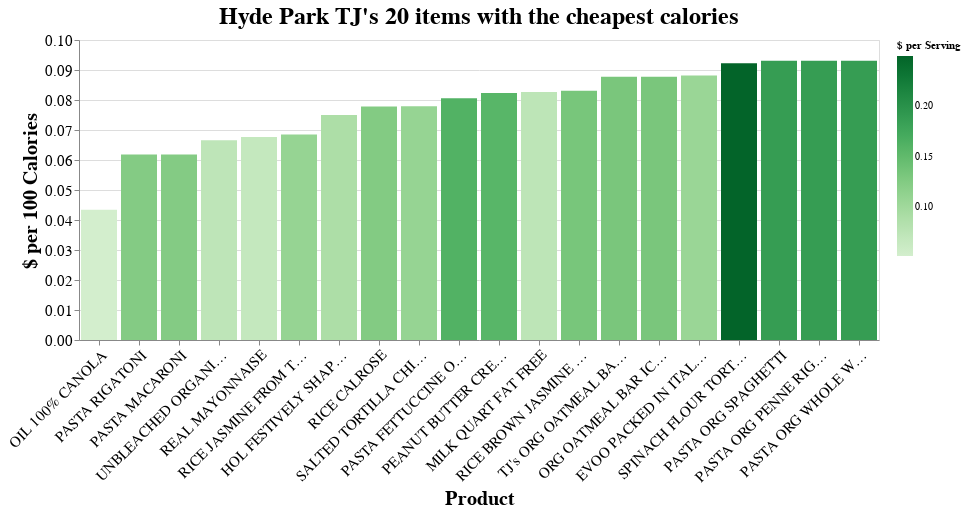

Notebook code cell kept with this figure:
### Markdown cell above
### Hyde Park Viz

### Code cell
import altair as alt

# alt.Chart(tjhp_clean).mark_point().encode(
#     x='price_usd',
#     y='calories_per_container',
#     color='calories_per_serving',
#     tooltip=['sku', 'name']
# ).interactive()

# https://github.com/vega/altair/issues/1245
# How to disable automatic alphabetic sorting of x value
alt.Chart(tjhp_clean.sort(by='dollars_per_calorie', descending=False).head(20)).mark_bar().encode(
    # x='name',
    x=alt.X('name', title='Product', type='nominal', sort=None, axis=alt.Axis(labelAngle=-45)),
    y=alt.Y(field='dollars_per_100calorie', type='quantitative', title='$ per 100 Calories'),
    color=alt.Color('dollars_per_serving', title='$ per Serving').scale(scheme="greens"),
    tooltip=['sku', 'name', 'price_usd', 'dollars_per_calorie', 'servings_per_container']
).transform_calculate(
    dollars_per_100calorie='datum.dollars_per_calorie * 100' # Calculate the new field
).interactive(

).properties(
    title='Hyde Park TJ\'s 20 items with the cheapest calories',
    width=800,
    height=300
).configure_title(
    fontSize=24,
    # font='IMPACT',
    anchor='middle',
    color='black'
).configure_axis(
    labelFontSize=15,
    titleFontSize=20
)

# tjhp_clean.columns

### Figure 1 — Vega-Lite specification as saved in the notebook (floating-point values rounded to 4 significant figures)
{"config": {"view": {"continuousWidth": 300, "continuousHeight": 300}, "axis": {"labelFontSize": 15, "titleFontSize": 20}, "title": {"anchor": "middle", "color": "black", "fontSize": 24}}, "data": {"name": "data-781043010ee570d98f2c574028608284"}, "mark": {"type": "bar"}, "encoding": {"color": {"field": "dollars_per_serving", "scale": {"scheme": "greens"}, "title": "$ per Serving", "type": "quantitative"}, "tooltip": [{"field": "sku", "type": "nominal"}, {"field": "name", "type": "nominal"}, {"field": "price_usd", "type": "quantitative"}, {"field": "dollars_per_calorie", "type": "quantitative"}, {"field": "servings_per_container", "type": "quantitative"}], "x": {"axis": {"labelAngle": -45}, "field": "name", "sort": null, "title": "Product", "type": "nominal"}, "y": {"field": "dollars_per_100calorie", "title": "$ per 100 Calories", "type": "quantitative"}}, "height": 300, "params": [{"name": "param_70", "select": {"type": "interval", "encodings": ["x", "y"]}, "bind": "scales"}], "title": "Hyde Park TJ's 20 items with the cheapest calories", "transform": [{"calculate": "datum.dollars_per_calorie * 100", "as": "dollars_per_100calorie"}], "width": 800, "$schema": "https://vega.github.io/schema/vega-lite/v5.20.1.json", "datasets": {"data-781043010ee570d98f2c574028608284": [{"sku": "052029", "name": "OIL 100% CANOLA", "calories_per_dollar": 2304.0, "dollars_per_calorie": 0.0004341, "price_usd": 3.49, "calories_per_container": 8040.0, "calories_per_serving": 120.0, "servings_per_container": 67.0, "dollars_per_serving": 0.05209}, {"sku": "095389", "name": "PASTA RIGATONI", "calories_per_dollar": 1616.0, "dollars_per_calorie": 0.0006188, "price_usd": 0.99, "calories_per_container": 1600.0, "calories_per_serving": 200.0, "servings_per_container": 8.0, "dollars_per_serving": 0.1237}, {"sku": "051153", "name": "PASTA MACARONI", "calories_per_dollar": 1616.0, "dollars_per_calorie": 0.0006188, "price_usd": 0.99, "calories_per_container": 1600.0, "calories_per_serving": 200.0, "servings_per_container": 8.0, "dollars_per_serving": 0.1237}, {"sku": "069793", "name": "UNBLEACHED ORGANIC AP FLOUR", "calories_per_dollar": 1503.0, "dollars_per_calorie": 0.0006655, "price_usd": 5.49, "calories_per_container": 8250.0, "calories_per_serving": 110.0, "servings_per_container": 75.0, "dollars_per_serving": 0.0732}, {"sku": "001482", "name": "REAL MAYONNAISE", "calories_per_dollar": 1479.0, "dollars_per_calorie": 0.0006763, "price_usd": 3.99, "calories_per_container": 5900.0, "calories_per_serving": 100.0, "servings_per_container": 59.0, "dollars_per_serving": 0.06763}, {"sku": "052252", "name": "RICE JASMINE FROM THAILAND", "calories_per_dollar": 1459.0, "dollars_per_calorie": 0.0006854, "price_usd": 3.29, "calories_per_container": 4800.0, "calories_per_serving": 160.0, "servings_per_container": 30.0, "dollars_per_serving": 0.1097}, {"sku": "079176", "name": "HOL FESTIVELY SHAPED PRETZELS", "calories_per_dollar": 1333.0, "dollars_per_calorie": 0.00075, "price_usd": 0.99, "calories_per_container": 1320.0, "calories_per_serving": 120.0, "servings_per_container": 11.0, "dollars_per_serving": 0.09}, {"sku": "070185", "name": "RICE CALROSE", "calories_per_dollar": 1285.0, "dollars_per_calorie": 0.0007781, "price_usd": 2.49, "calories_per_container": 3200.0, "calories_per_serving": 160.0, "servings_per_container": 20.0, "dollars_per_serving": 0.1245}, {"sku": "038985", "name": "SALTED TORTILLA CHIPS 2 LB", "calories_per_dollar": 1284.0, "dollars_per_calorie": 0.000779, "price_usd": 3.49, "calories_per_container": 4480.0, "calories_per_serving": 140.0, "servings_per_container": 32.0, "dollars_per_serving": 0.1091}, {"sku": "065544", "name": "PASTA FETTUCCINE ORGANIC", "calories_per_dollar": 1240.0, "dollars_per_calorie": 0.0008063, "price_usd": 1.29, "calories_per_container": 1600.0, "calories_per_serving": 200.0, "servings_per_container": 8.0, "dollars_per_serving": 0.1613}, {"sku": "056048", "name": "PEANUT BUTTER CREAMY NO STIR", "calories_per_dollar": 1215.0, "dollars_per_calorie": 0.0008233, "price_usd": 2.19, "calories_per_container": 2660.0, "calories_per_serving": 190.0, "servings_per_container": 14.0, "dollars_per_serving": 0.1564}, {"sku": "006215", "name": "MILK QUART FAT FREE", "calories_per_dollar": 1210.0, "dollars_per_calorie": 0.0008264, "price_usd": 1.19, "calories_per_container": 1440.0, "calories_per_serving": 90.0, "servings_per_container": 16.0, "dollars_per_serving": 0.07437}, {"sku": "052418", "name": "RICE BROWN JASMINE FROM", "calories_per_dollar": 1203.0, "dollars_per_calorie": 0.0008313, "price_usd": 3.99, "calories_per_container": 4800.0, "calories_per_serving": 160.0, "servings_per_container": 30.0, "dollars_per_serving": 0.133}, {"sku": "076084", "name": "TJ's ORG OATMEAL BAR CHOCOLATE CHIP", "calories_per_dollar": 1139.0, "dollars_per_calorie": 0.0008778, "price_usd": 0.79, "calories_per_container": 900.0, "calories_per_serving": 150.0, "servings_per_container": 6.0, "dollars_per_serving": 0.1317}, {"sku": "076082", "name": "ORG OATMEAL BAR ICED CINNAMON", "calories_per_dollar": 1139.0, "dollars_per_calorie": 0.0008778, "price_usd": 0.79, "calories_per_container": 900.0, "calories_per_serving": 150.0, "servings_per_container": 6.0, "dollars_per_serving": 0.1317}, {"sku": "001464", "name": "EVOO PACKED IN ITALY 500ML", "calories_per_dollar": 1135.0, "dollars_per_calorie": 0.0008813, "price_usd": 3.49, "calories_per_container": 3960.0, "calories_per_serving": 120.0, "servings_per_container": 33.0, "dollars_per_serving": 0.1058}, {"sku": "097504", "name": "SPINACH FLOUR TORTILLAS", "calories_per_dollar": 1084.0, "dollars_per_calorie": 0.0009222, "price_usd": 2.49, "calories_per_container": 2700.0, "calories_per_serving": 270.0, "servings_per_container": 10.0, "dollars_per_serving": 0.249}, {"sku": "078011", "name": "PASTA ORG SPAGHETTI", "calories_per_dollar": 1074.0, "dollars_per_calorie": 0.0009312, "price_usd": 1.49, "calories_per_container": 1600.0, "calories_per_serving": 200.0, "servings_per_container": 8.0, "dollars_per_serving": 0.1862}, {"sku": "078009", "name": "PASTA ORG PENNE RIGATE", "calories_per_dollar": 1074.0, "dollars_per_calorie": 0.0009312, "price_usd": 1.49, "calories_per_container": 1600.0, "calories_per_serving": 200.0, "servings_per_container": 8.0, "dollars_per_serving": 0.1862}, {"sku": "032367", "name": "PASTA ORG WHOLE WHEAT FUSILLI", "calories_per_dollar": 1074.0, "dollars_per_calorie": 0.0009312, "price_usd": 1.49, "calories_per_container": 1600.0, "calories_per_serving": 200.0, "servings_per_container": 8.0, "dollars_per_serving": 0.1862}]}}
